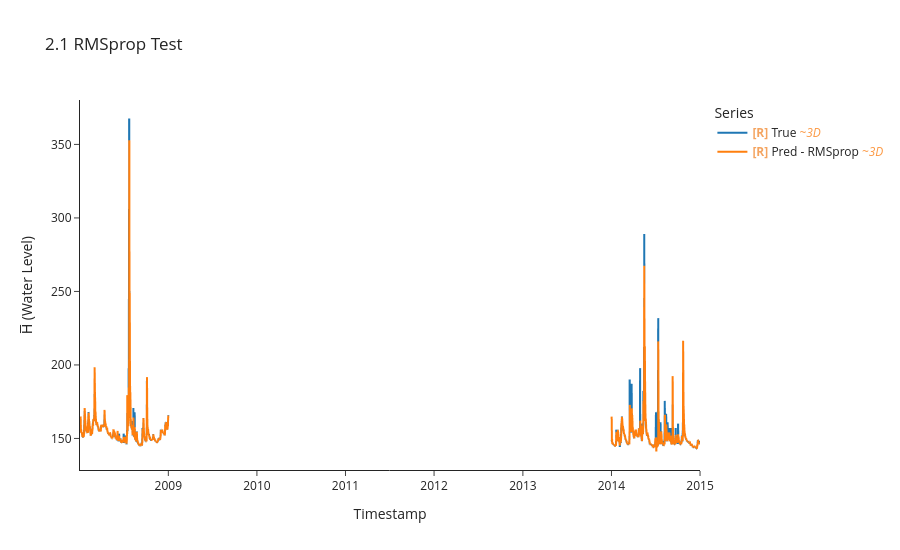

The cell this chart's notebook holds for it:
### Code cell
y_te_rms, y_pe_rms, idx_te_rms = uf.model_evaluate_with_norm(
    model_rms, crit_rms, BEST_TEST_DS, test_df.index, LOOKBACK, HORIZON, BATCH_SIZE
)
uf.calculate_metrics_and_plot(
    {"RMSprop": (y_te_rms, y_pe_rms, idx_te_rms)},
    plot_title="2.1 RMSprop Test",
    export_metrics=True, export_html=True,
    export_file_name="results/testing/online/p2_rmsprop",
)
uf.export_results_to_csv(
    {"RMSprop": (y_te_rms, y_pe_rms, idx_te_rms)},
    "results/testing/predictions_vs_true/online"
)

### Figure 1 — Plotly figure (JSON) as saved in the notebook; plotly's stock layout.template omitted (floating-point values rounded to 4 significant figures; data arrays with more than 128 entries replaced by an {"elided": "..."} marker saying what was removed)
{"data": [{"hovertemplate": "Legend=True<br>Timestamp=%{x}<br>H̅ (Water Level)=%{y}<extra></extra>", "legendgroup": "True", "line": {"color": "#1f77b4", "dash": "solid", "width": 2}, "marker": {"symbol": "circle"}, "mode": "lines", "name": "<b style=\"color:sandybrown\">[R]</b> True <i style=\"color:#fc9944\">~3D</i>", "showlegend": true, "type": "scattergl", "uid": "4246dd10-ff41-48f2-9780-5a57d5d7655c", "x": {"elided": "1001 str values"}, "xaxis": "x", "y": {"elided": "1001 float values"}, "yaxis": "y"}, {"hovertemplate": "Legend=Pred - RMSprop<br>Timestamp=%{x}<br>H̅ (Water Level)=%{y}<extra></extra>", "legendgroup": "Pred - RMSprop", "line": {"color": "#ff7f0e", "dash": "solid", "width": 2}, "marker": {"symbol": "circle"}, "mode": "lines", "name": "<b style=\"color:sandybrown\">[R]</b> Pred - RMSprop <i style=\"color:#fc9944\">~3D</i>", "showlegend": true, "type": "scattergl", "uid": "3b53b104-bbdc-4e56-8792-1daee8bc8a7b", "x": {"elided": "1001 str values"}, "xaxis": "x", "y": {"elided": "1001 float values"}, "yaxis": "y"}], "layout": {"height": 550, "legend": {"title": {"text": "Series"}, "tracegroupgap": 0}, "title": {"text": "2.1 RMSprop Test"}, "xaxis": {"anchor": "y", "domain": [0, 1], "title": {"text": "Timestamp"}}, "yaxis": {"anchor": "x", "domain": [0, 1], "title": {"text": "H̅ (Water Level)"}}}}
